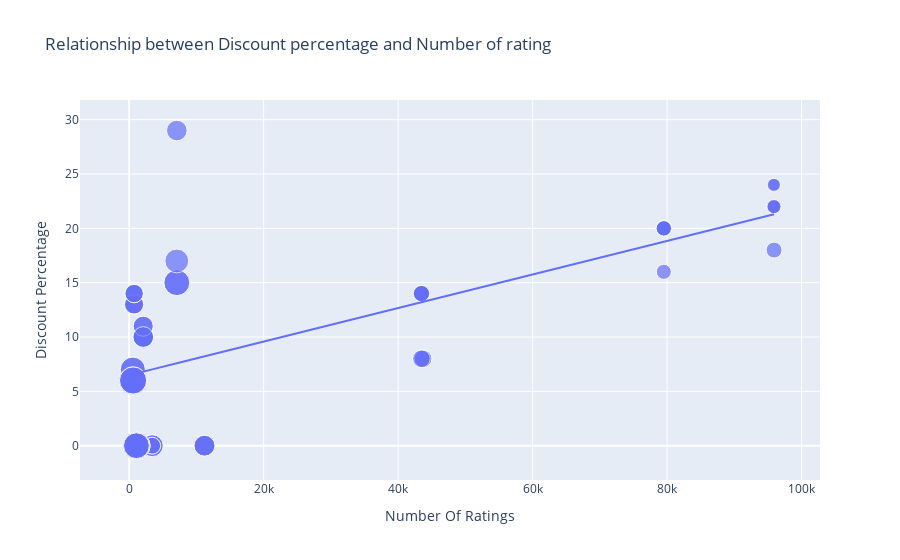

The notebook cell saved with this chart:
### Code cell
figure = px.scatter(data_frame = data , x="Number Of Ratings",
                    y="Discount Percentage",size="Sale Price",trendline="ols",
                    title="Relationship between Discount percentage and Number of rating")
figure.show()

### Figure 1 — Plotly figure (JSON) as saved in the notebook; plotly's stock layout.template omitted (floating-point values rounded to 4 significant figures)
{"data": [{"hovertemplate": "Number Of Ratings=%{x}<br>Discount Percentage=%{y}<br>Sale Price=%{marker.size}<extra></extra>", "legendgroup": "", "marker": {"color": "#636efa", "size": [49900, 84900, 84900, 77000, 77000, 49900, 49900, 77000, 89900, 41999, 39999, 41999, 41999, 41999, 131900, 117100, 131900, 117100, 74999, 117900, 117100, 117900, 99900, 44999, 140900, 130900, 64900, 120900, 59900, 75900, 110900, 130900, 120900, 64900, 64900, 75900, 75900, 120900, 59900, 120900, 75900, 140900, 70900, 70900, 75900, 59900, 110900, 120900, 130900, 130900, 54999, 54999, 29999, 34999, 34999, 34999, 54999, 29999, 46999, 46999, 46999, 46999], "sizemode": "area", "sizeref": 352.2, "symbol": "circle"}, "mode": "markers", "name": "", "orientation": "v", "showlegend": false, "type": "scatter", "x": [3431, 3431, 3431, 11202, 11202, 3431, 3431, 11202, 1454, 79512, 79512, 79582, 79512, 79512, 1078, 1078, 1078, 1078, 7088, 7088, 1078, 7088, 7081, 95909, 542, 580, 740, 545, 740, 2101, 545, 580, 580, 730, 730, 2101, 2101, 580, 740, 580, 2092, 545, 2101, 2092, 2101, 740, 545, 580, 580, 580, 43707, 43707, 95807, 95909, 95807, 95909, 43470, 95909, 43470, 43470, 43470, 43470], "xaxis": "x", "y": [0, 0, 0, 0, 0, 0, 0, 0, 0, 20, 16, 20, 20, 20, 0, 0, 0, 0, 29, 15, 0, 15, 17, 18, 6, 6, 13, 6, 14, 10, 7, 6, 6, 13, 13, 10, 10, 6, 14, 6, 10, 6, 11, 11, 10, 14, 7, 6, 6, 6, 8, 8, 24, 22, 22, 22, 8, 24, 14, 14, 14, 14], "yaxis": "y"}, {"hovertemplate": "<b>OLS trendline</b><br>Discount Percentage = 0.000154292 * Number Of Ratings + 6.49233<br>R<sup>2</sup>=0.468988<br><br>Number Of Ratings=%{x}<br>Discount Percentage=%{y} <b>(trend)</b><extra></extra>", "legendgroup": "", "marker": {"color": "#636efa", "symbol": "circle"}, "mode": "lines", "name": "", "showlegend": false, "type": "scatter", "x": [542, 545, 545, 545, 545, 580, 580, 580, 580, 580, 580, 580, 580, 730, 730, 740, 740, 740, 740, 1078, 1078, 1078, 1078, 1078, 1454, 2092, 2092, 2101, 2101, 2101, 2101, 2101, 3431, 3431, 3431, 3431, 3431, 7081, 7088, 7088, 7088, 11202, 11202, 11202, 43470, 43470, 43470, 43470, 43470, 43707, 43707, 79512, 79512, 79512, 79512, 79582, 95807, 95807, 95909, 95909, 95909, 95909], "xaxis": "x", "y": [6.576, 6.576, 6.576, 6.576, 6.576, 6.582, 6.582, 6.582, 6.582, 6.582, 6.582, 6.582, 6.582, 6.605, 6.605, 6.607, 6.607, 6.607, 6.607, 6.659, 6.659, 6.659, 6.659, 6.659, 6.717, 6.815, 6.815, 6.816, 6.816, 6.816, 6.816, 6.816, 7.022, 7.022, 7.022, 7.022, 7.022, 7.585, 7.586, 7.586, 7.586, 8.221, 8.221, 8.221, 13.2, 13.2, 13.2, 13.2, 13.2, 13.24, 13.24, 18.76, 18.76, 18.76, 18.76, 18.77, 21.27, 21.27, 21.29, 21.29, 21.29, 21.29], "yaxis": "y"}], "layout": {"autosize": true, "legend": {"itemsizing": "constant", "tracegroupgap": 0}, "title": {"text": "Relationship between Discount percentage and Number of rating"}, "xaxis": {"anchor": "y", "autorange": true, "domain": [0, 1], "range": [-6745.0, 102400.0], "title": {"text": "Number Of Ratings"}, "type": "linear"}, "yaxis": {"anchor": "x", "autorange": true, "domain": [0, 1], "range": [-5.213, 33.41], "title": {"text": "Discount Percentage"}, "type": "linear"}}}
